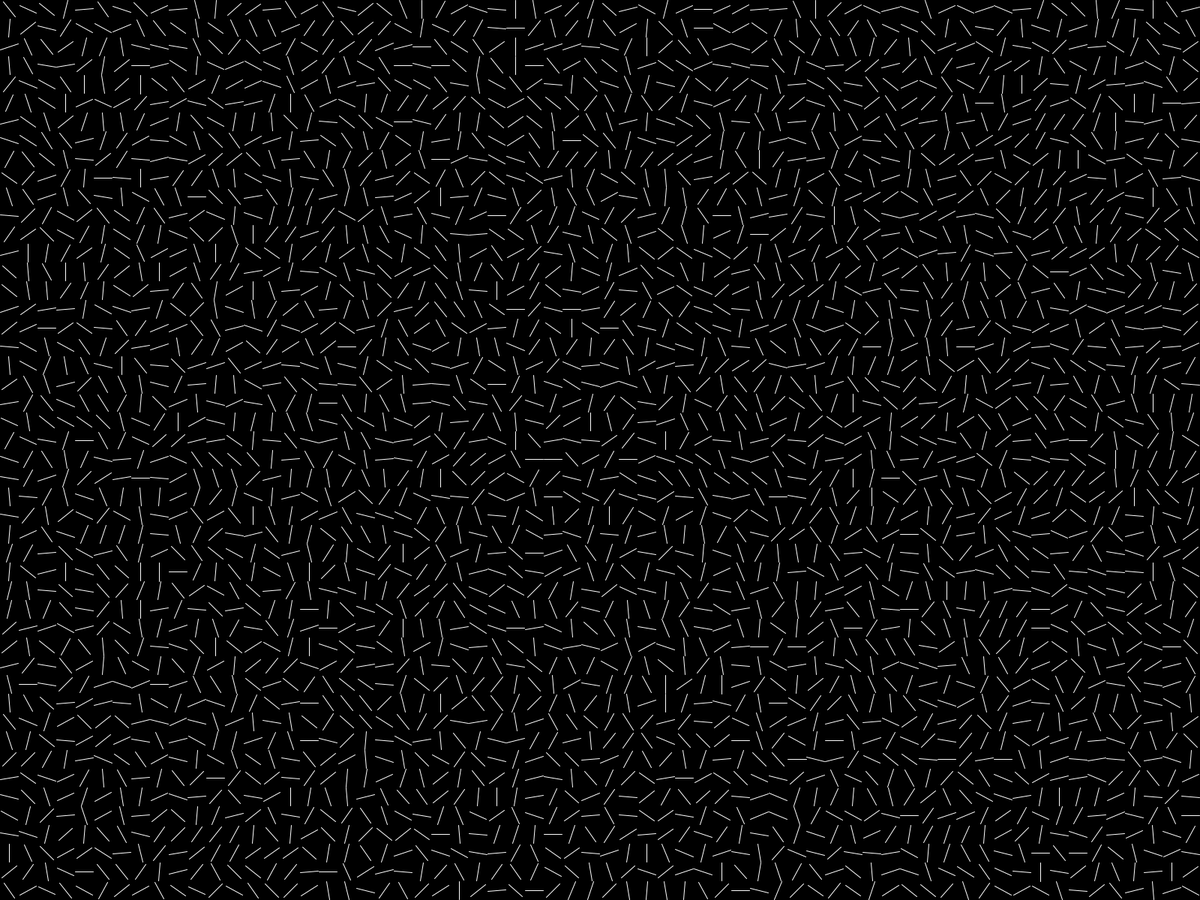
Frame 1 (no input)
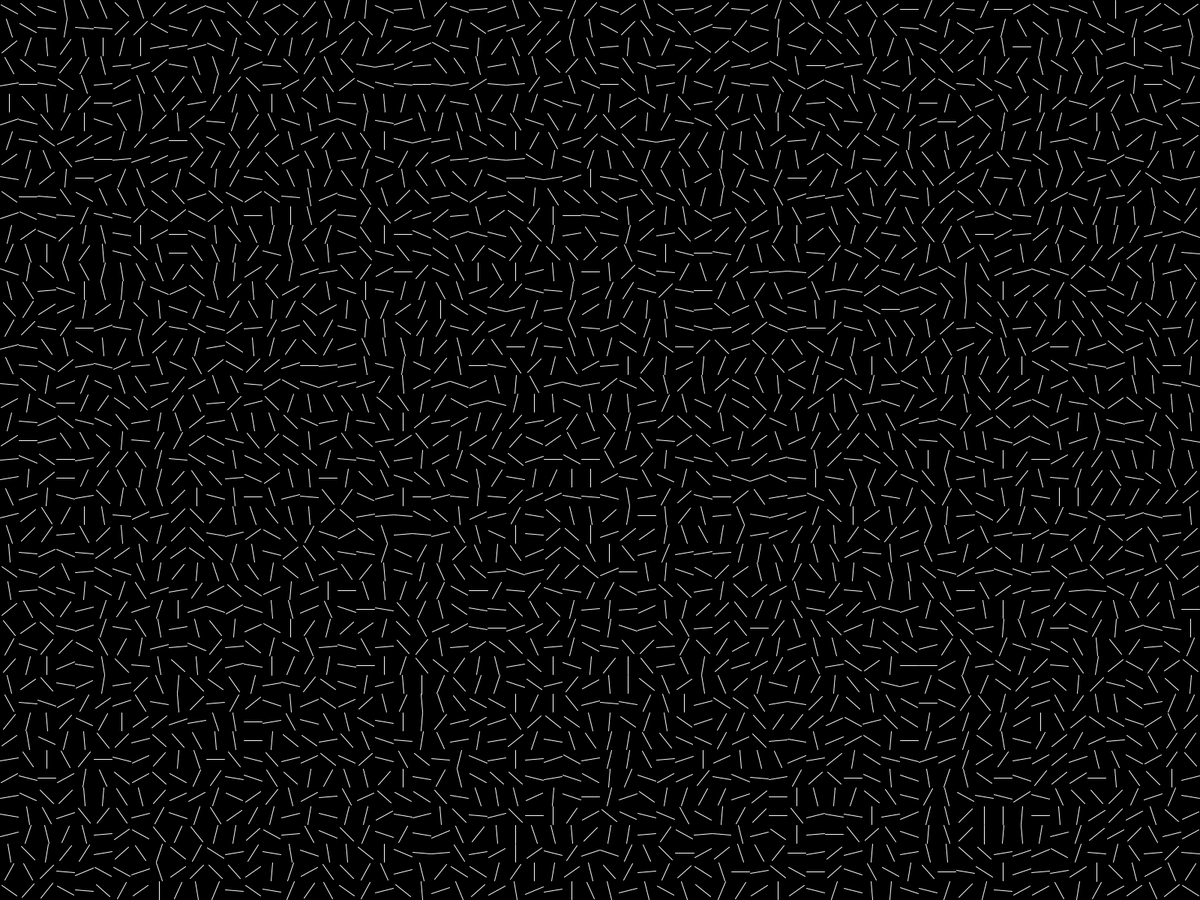
Frame 60 (the mouse pressed at the canvas centre just before this capture)
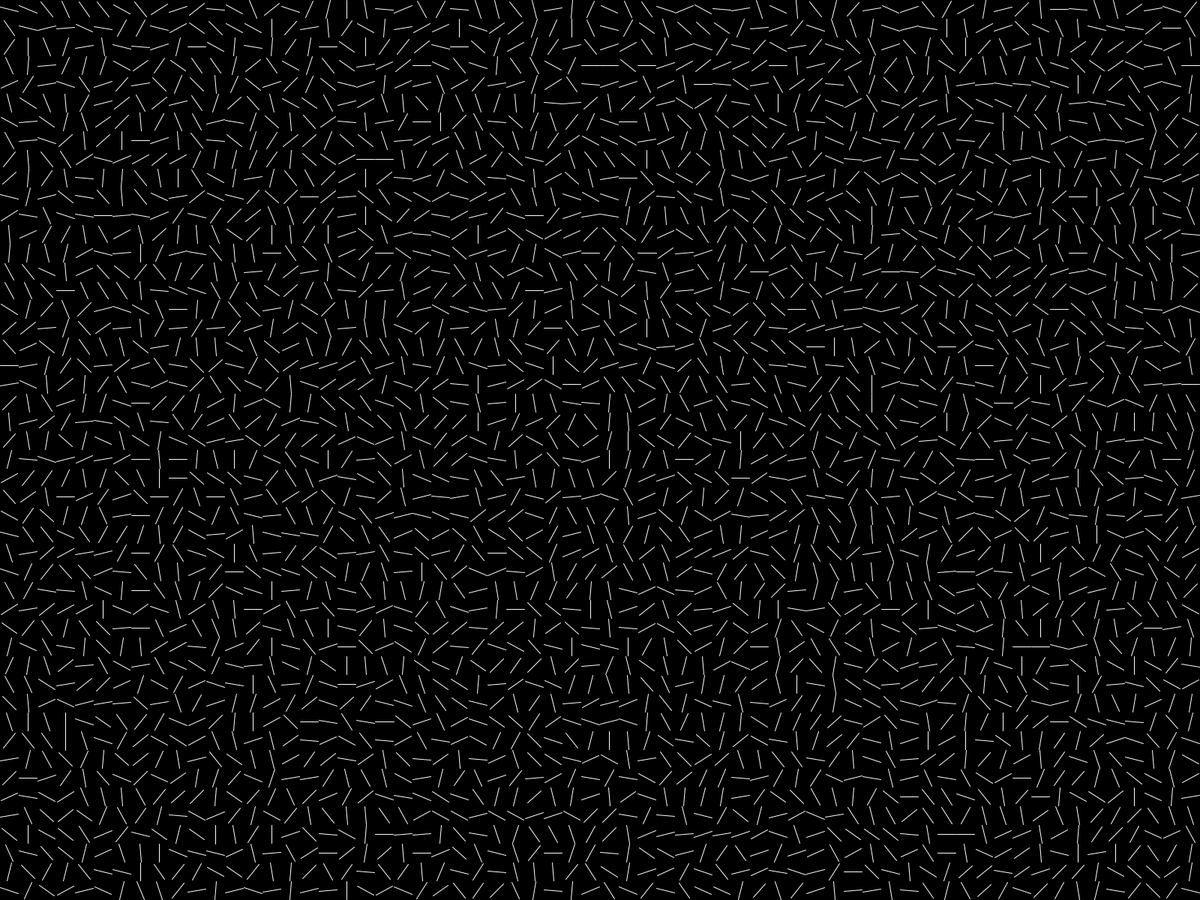
Frame 120 (the mouse held since frame 60 and released just before this capture)

The Processing sketch that drew these frames (run headless with seeded random() and noise(); from frame 60 on, the mouse is pressed at the canvas centre):

// Processing sketch: LineFields
// ── LineFields.pde
/**
 * Constants
 */

/**
 * Values
 */

private LineField lineField;

/**
 * Lifecycle
 */

void setup() {
  //size(1920, 1080);
   fullScreen();
  // fullScreen(2);
  
  lineField = new LineField();
}

void draw() {
  background(0);
  noFill();
  stroke(0xFFFFFFFF);
  
  lineField.updateAndDraw();
}
// ── LineField.pde
class LineField {

  private static final int NUM_OF_COLUMNS = 64;

  private Line[] lines;

  LineField() {
    final float cellSize = width / (float) NUM_OF_COLUMNS;
    final float lineRadius = cellSize / 2f;
    final int numOfRows = (int) (((float) height / cellSize) + 1);

    lines = new Line[NUM_OF_COLUMNS * numOfRows];

    for (int column = 0; column < NUM_OF_COLUMNS; column++) {
      for (int row = 0; row < numOfRows; row++) {
        final PVector lineCenterVector = new PVector();
        final float lineAngle = getRandomLineAngle();
        lineCenterVector.x = (cellSize / 2f) + (cellSize * column);
        lineCenterVector.y = (cellSize / 2f) + (cellSize * row);

        final int index = column + row * NUM_OF_COLUMNS;
        lines[index] = new Line(lineCenterVector, lineAngle, lineRadius);
        //println("Line[" + (column + row) + "]: " + lines[column + row]);
      }
    }
  }

  void updateAndDraw() {
    for (final Line line : lines) {
      line.drawAndUpdate();
      if (random(1f) > 0.99f) {
        line.angle = getRandomLineAngle();
      }
    }
  }

  private float getRandomLineAngle() {
    return random(TWO_PI);
    //return (PI * 0.75f) * random(1f) > 0.67f ? 1 : 2;
  }

  private class Line {

    private PVector centerVector;

    private float angle;

    private float radius;

    Line(final PVector centerVector_, final float angle_, final float radius_) {
      centerVector = centerVector_;
      angle = angle_;
      radius = radius_;
    }

    String toString() {
      return "[Line: Center: " + centerVector.x + ", " + centerVector.y + "]";
    }

    void drawAndUpdate() {
      draw_();
      update_();
    }
    
    void draw_() {
      final float deltaX = cos(angle) * radius;
      final float deltaY = sin(angle) * radius;

      line(
        centerVector.x + deltaX, 
        centerVector.y + deltaY, 
        centerVector.x - deltaX, 
        centerVector.y - deltaY
        );
    }
    
    void update_() {
      angle += 0.1f;
    }
  }
}
